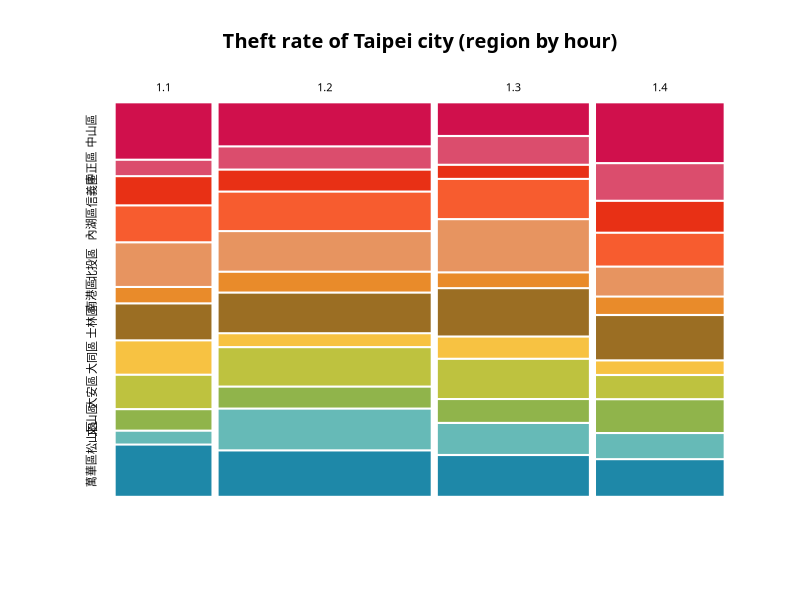

Reproduce this figure in R.
## ---- chunk 1
knitr::opts_chunk$set(echo = TRUE)
## ---- chunk 2
library(tidyverse)
options(stringsAsFactors = F)
## ---- chunk 3
# Read by read_csv()
# Will raise error
# Error in make.names(x) : invalid multibyte string at '<bd>s<b8><b9>'
# df <- read_csv("data/tp_theft.csv")

# read_csv() with locale encoding = "Big5"
df <- read_csv("data/tptheft.csv", locale = locale(encoding = "Big5"))
## ---- chunk 4
df <- read_csv("data/tptheft.csv", locale = locale(encoding = "Big5")) %>% 
    select(id = 編號, 
           cat = 案類, 
           date = `發生(現)日期`, 
           time = `發生時段`, 
           location = `發生(現)地點`) %>%
    mutate(year = date %/% 10000) %>%
    mutate(month = date %/% 100 %% 100) %>%
    mutate(area = stringr::str_sub(location, 4, 6))
## ---- chunk 5
# readr::guess_encoding("data/tp_theft.csv")
df <- df %>%
    # count(year) %>% View
    filter(year >= 104) %>%
    # count(time) %>% View
    filter(!time %in% c("00~02", "02~04", "06~08", "08~10", "12~14", "14~16", "18~20", "20~22")) %>%
    # count(location) %>%
    filter(!area %in% c("中和市", "板橋市"))
## ---- chunk 6
# count() then spread()
df.wide <- df %>% 
    count(time, area) %>%
    spread(area, n, fill=0) 
## ---- chunk 7
row.names(df.wide) <- df.wide$time
df.wide$time <- NULL
## ---- chunk 8

# Specify fonts for Chinese
# par(family=('STKaiti')) 
par(family=('Heiti TC Light')) # for mac

# Specify colors
colors <- c('#D0104C', '#DB4D6D', '#E83015',  '#F75C2F',
            '#E79460', '#E98B2A', '#9B6E23', '#F7C242',
            '#BEC23F', '#90B44B', '#66BAB7', '#1E88A8')

# mosaicplot()
mosaicplot(df.wide, color=colors, border=0, off = 3,
           main="Theft rate of Taipei city (region by hour)")

